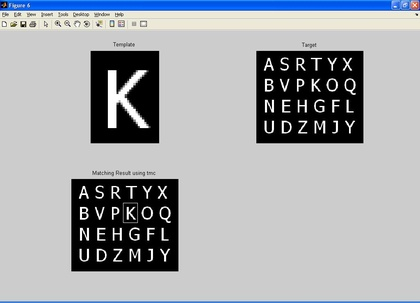
%> input picture Pixel tracking/template matching/snapshot.JPG, 420 x 303 px, shrunk from 1024 x 738 before the run, given in place of K.JPG, which was not available
$ octave main.m   (GNU Octave 9; MATLAB toolbox functions it lacks are replaced by stand-ins)
%> lines starting %> are read from the running program, lines starting %| are printed output that depends on the picture; pictures that were not available may be replaced by others from this repository, and a replacement may not be noted
### Pixel tracking/template matching/tmp.m
function [result,M]=tmp(image1,image2,ROI)
%
% By Alaa Eleyan Nov,2005
%*********************************************************

if size(image1,3)==3
    image1=rgb2gray(image1);
end
if size(image2,3)==3
    image2=rgb2gray(image2);
end

% check which one is target and which one is template using their size

if size(image1)>size(image2)
    Target=image1;
    Template=image2;
else
    Target=image2;
    Template=image1;
end
% get region of interest
Target = Target(ROI(2):ROI(2)+ROI(4),ROI(1):ROI(1)+ROI(3));

% find both images sizes
[Target_rows,Target_cols]=size(Target);
[Template_rows,Template_cols]=size(Template);

% mean of the template
image22=Template-mean(mean(Template));

%correlate both images
M=zeros(Target_rows-Template_rows+1,Target_cols-Template_cols+1);
for i=1:(Target_rows-Template_rows+1)
    for j=1:(Target_cols-Template_cols+1)
        Nimage=Target(i:i+Template_rows-1,j:j+Template_cols-1);
        Nimage=Nimage-mean(mean(Nimage));  % mean of image part under mask
        corr=sum(sum(Nimage.*image22));
        warning off
        M(i,j)=corr/sqrt(sum(sum(Nimage.^2)));
    end
end

N = zeros(size(input));
N(ROI(2):ROI(2)+ROI(4),ROI(1):ROI(1)+ROI(3)) = M;
M=N;
% plot box on the target image
result=plotbox(Target,Template,M);

### Pixel tracking/template matching/main.m

% main file

close all
clear all


% read Template image
im1=imread('K.JPG');
%> im1 is the input picture: size 303x420x3 uint8; mean R, G, B 163.1, 166.3, 170.5
%im1=imread('S.bmp');
%im1=imread('image1.jpg');


% read Traget Image
im2=imread('letters.JPG');
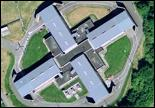
%> input picture Pixel tracking/template matching/image1.jpg, 155 x 108 px, given in place of letters.JPG, which was not available
%> im2 is the input picture: size 108x155x3 uint8; mean R, G, B 117.7, 133.5, 125.9
%im2=imread('image2.jpg');

% apply templete matching using power of the image
result1=tmp(im1,im2);
%> in tmp, `image1=rgb2gray(image1);`:
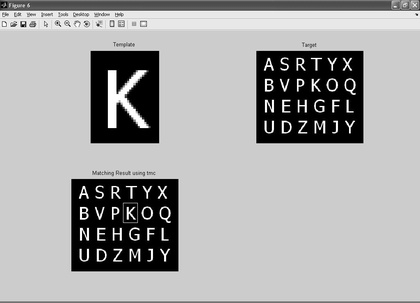
%> image1: size 303x420 uint8; min 0, max 255, mean 165.8
%> in tmp, `image2=rgb2gray(image2);`:
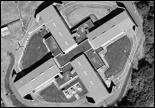
%> image2: size 108x155 uint8; min 0, max 255, mean 127.9
%> the run ends on the next line
